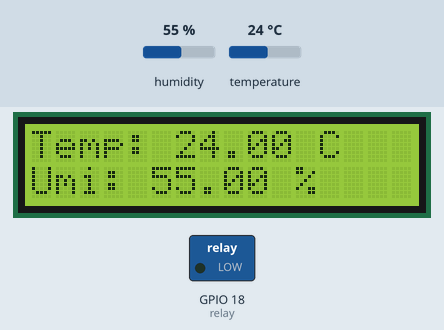
Simulated run of this sketch. Board: ESP32. On the bench: 16×2 character LCD, switched loads named in the sketch (green lamp = pin HIGH). The inputs (shaded band) are chosen by the test bench; at power-on: humidity 55 %, temperature 24 °C. WiFi joins after 1.5 s; servers stay silent unless stated; uploads are accepted with an empty reply; the local clock reads 2024-03-15 10:24:30 at power-on unless the sketch sets it; what the sketch prints to the serial monitor is not drawn.

Above: at 3.7 s.
3.8 s: humidity set to 52 %
At 5.6 s:
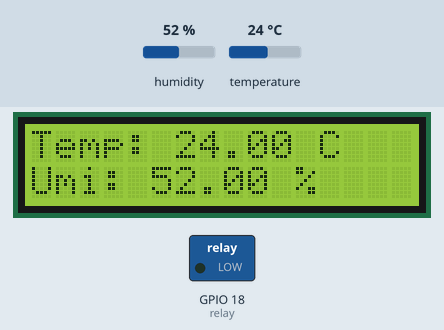
6.6 s: humidity set to 49 %
At 8.3 s:
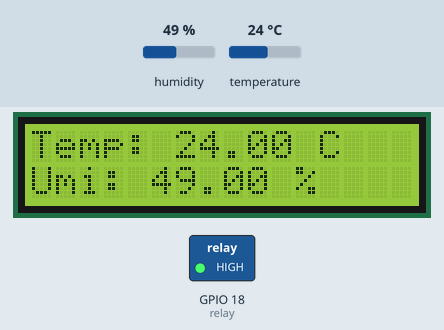
9.4 s: temperature set to 12 °C
At 12.2 s:
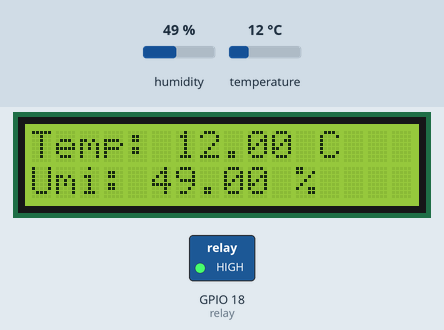
12.5 s: temperature set to 19 °C
At 13.9 s:
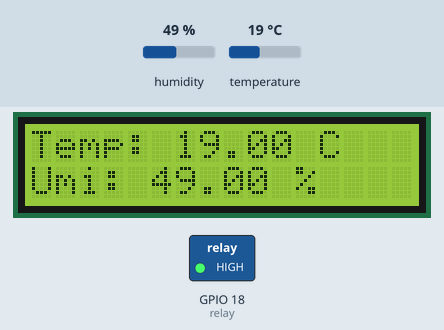
Timing chart, 0 to 15.5 s (numbered marks = the images above; inputs shaded):
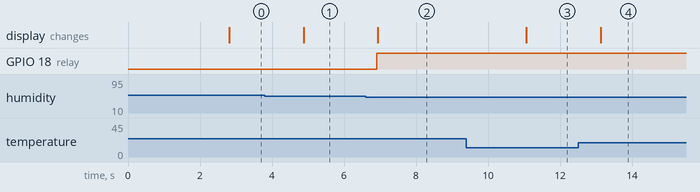

The sketch:

esp32WifiDHT22.ino
```cpp
//Include required libraries
#include "WiFi.h"
#include <HTTPClient.h>
#include "time.h"

#include "Wire.h"
#include <DHT.h>
#include <LiquidCrystal_I2C.h>


const char* ntpServer = "pool.ntp.org";
const long gmtOffset_sec = 19800;
const int daylightOffset_sec = 0;

// WiFi credentials
const char* ssid = "";
const String sheet = "";
// Google script ID and required credentials
String GOOGLE_SCRIPT_ID = "";

//Sensores e variáveis de dados

double umidade1 = 0;
double temperatura1 = 0;

int contagem = 1;

int countdown = 0;
//-----------------------------------------
LiquidCrystal_I2C lcd(0x27, 16, 2);

DHT dht1(23, 22);

int relay = 18;


void setup() {

  pinMode(relay, OUTPUT);
  //-------------------------------------------
  lcd.init();
  lcd.backlight();
  lcd.clear();
  lcd.home();


  //-------------------------------------------
  dht1.begin();
  Serial.begin(115200);
  delay(1000);

  // connect to WiFi
  Serial.println();
  Serial.print("Connecting to wifi: ");
  Serial.println(ssid);
  Serial.flush();
  WiFi.begin(ssid);

  delay(1500);

  // Init and get the time
  configTime(gmtOffset_sec, daylightOffset_sec, ntpServer);
}
void loop() {
  temperatura1 = dht1.readTemperature();
  umidade1 = dht1.readHumidity();
  if(WiFi.status() != WL_CONNECTED){
    WiFi.reconnect();
    Serial.println("desconectado");
  }


  if (countdown == 0) {
    if(WiFi.status() == WL_CONNECTED){
      contagem += 1;
      String url = assembleUrl(sheet, temperatura1, umidade1);
      deployData(url);
      Serial.println("Deploy");

    }
    countdown = 1800;
  }
  if(umidade1 > 50){
    digitalWrite(relay, LOW);
  }
  if(umidade1 <= 50){
    digitalWrite(relay, HIGH);
  }
  lcd.home();
  lcd.clear();
  lcd.print("Temp: " + String(dht1.readTemperature()) + " C");
  lcd.setCursor(0, 1);
  lcd.print("Umi: " + String(dht1.readHumidity()) + " %");

  delay(1000);
  countdown = countdown-1;
  Serial.println(countdown);
}

String assembleUrl(String sheet, double temp1, double umi1) {
  static bool flag = false;
  struct tm timeinfo;
  if (!getLocalTime(&timeinfo)) {
    Serial.println("Failed to obtain time");
  }
  char timeStringBuff[50];  //50 chars should be enough
  strftime(timeStringBuff, sizeof(timeStringBuff), "%A, %B %d %Y %H:%M:%S", &timeinfo);

  String asString(timeStringBuff);
  asString.replace(" ", "-");
  String urlFinal = "https://script.google.com/macros/s/" + GOOGLE_SCRIPT_ID + "/exec?" + "sheet=" + sheet + "&contagem=" + contagem + "&date=" + asString + "&temp1=" + temp1 + "&umi1=" + umi1;
  return urlFinal;
}

void deployData(String urlFinal) {
  Serial.println(urlFinal);
  HTTPClient http;
  http.begin(urlFinal.c_str());
  http.setFollowRedirects(HTTPC_STRICT_FOLLOW_REDIRECTS);
  int httpCode = http.GET();
  String payload;
  if (httpCode > 0) {
    payload = http.getString();
    Serial.println("Payload: " + payload);
  }
  http.end();
}
```

Measured:
- the behaviour switches between 51 and 50 % on humidity (found by bisection; images 1 and 2)
- after the input at 3.8 s, the display: changes after 1.1 s (image 1)
- after the input at 6.6 s, GPIO 18 (relay): LOW → HIGH after 0.31 s; the display: changes after 0.34 s (image 2)
- after the input at 9.4 s, the display: changes after 1.7 s (image 3)
- after the input at 12.5 s, the display: changes after 0.63 s (image 4)
